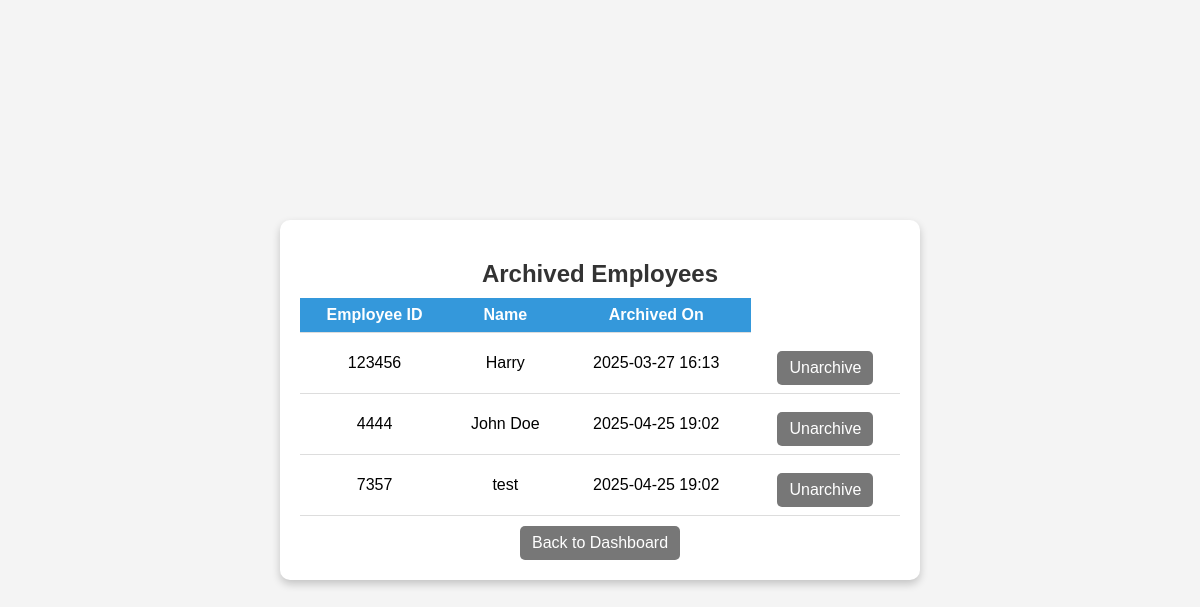
/archived/, run on an earlier commit of the app's database.
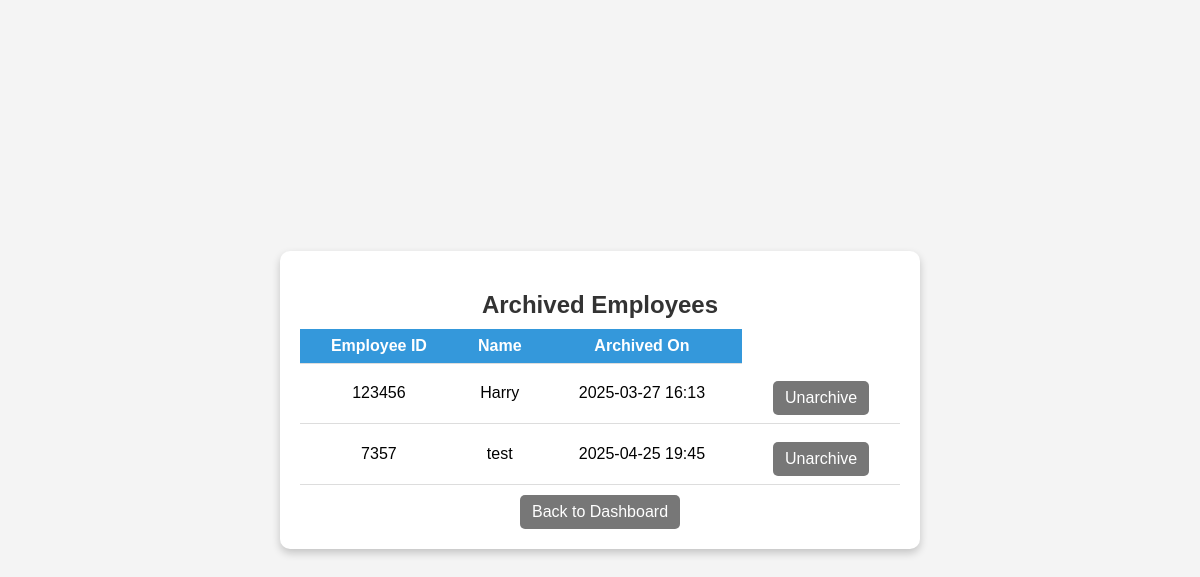
And on a later commit of the database.
### employees/models.py (models this page shows, shortened)
class Employee(AbstractBaseUser):
    employee_id = models.CharField(max_length=6, unique=True)
    name = models.CharField(max_length=100)
    passcode = models.CharField(max_length=6)
    department = models.ForeignKey(
        Department,
        on_delete=models.CASCADE,
        related_name='employees',
        null=False,
        default=""
    )
    is_manager = models.BooleanField(default=False)
    archived = models.BooleanField(default=False)
    archive_date = models.DateTimeField(null=True, blank=True)
    profile_picture = models.ImageField(upload_to='profile_pictures/', blank=True, null=True,default='profile_pictures/default.jpg')
    objects = EmployeeManager()
    USERNAME_FIELD = 'employee_id'
    REQUIRED_FIELDS = ['name']

### employees/views.py (the view)
# urls.py: path('archived/', views.view_archived_employees, name='archived_employees'),
def view_archived_employees(request):
    archived_employees = Employee.objects.filter(archived=True)
    return render(request, 'archived_employees.html', {'archived_employees': archived_employees})

### employees/templates/employees/archived_employees.html (shortened to what this page needs)
<!DOCTYPE html>
<html lang="en">
<head>
    {% load static %}
</head>
<body>
    <div class="container">
        <h2>Archived Employees</h2>
        <table>
            <tr>
                <th>Employee ID</th>
                <th>Name</th>
                <th>Archived On</th>
            </tr>
            {% for employee in archived_employees %}
            <tr>
                <td>{{ employee.employee_id }}</td>
                <td>{{ employee.name }}</td>
                <td>{{ employee.archive_date|date:"Y-m-d H:i" }}</td>
                <td>
                    <a href="{% url 'unarchive_employee' employee.employee_id %}" class="back-btn">Unarchive</a>
                </td>
            </tr>
            {% empty %}
            <tr>
                <td colspan="3">No archived employees</td>
            </tr>
            {% endfor %}
        </table>
        <a href="{% url 'manager_dashboard' %}" class="back-btn">Back to Dashboard</a>
    </div>
</body>
</html>

What changed in the data, as far as the page shows it:
no longer on this page (row edited): Employee: employee_id "4444", name "John Doe", archive_date "2025-04-25 19:02"
changed Employee "test": archive_date "2025-04-25 19:02" → "2025-04-25 19:45"
